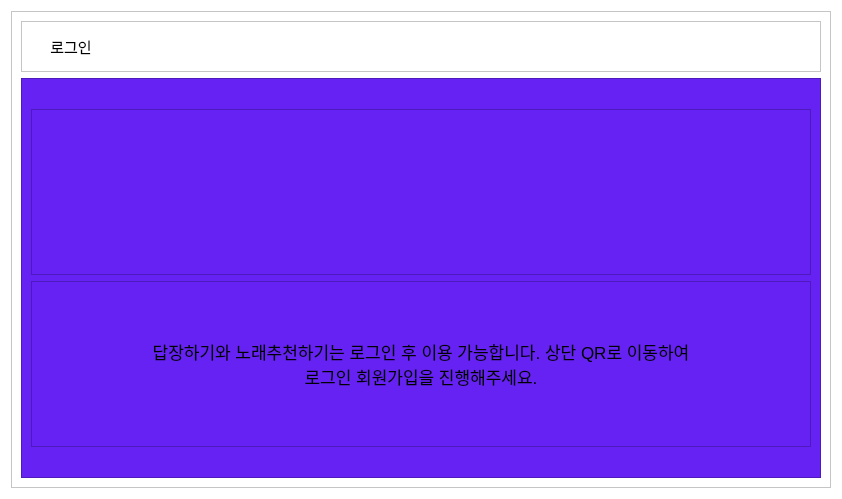
            <widget class="QWidget" name="page_login">
             <property name="styleSheet">
              <string notr="true">background-color:white;</string>
             </property>
             <layout class="QVBoxLayout" name="verticalLayout_35">
              <item alignment="Qt::AlignHCenter|Qt::AlignVCenter">
               <widget class="QFrame" name="frame_62">
                <property name="styleSheet">
                 <string notr="true"/>
                </property>
                <property name="frameShape">
                 <enum>QFrame::StyledPanel</enum>
                </property>
                <property name="frameShadow">
                 <enum>QFrame::Raised</enum>
                </property>
                <layout class="QVBoxLayout" name="verticalLayout_36">
                 <item alignment="Qt::AlignBottom">
                  <widget class="QFrame" name="frame_85">
                   <property name="frameShape">
                    <enum>QFrame::StyledPanel</enum>
                   </property>
                   <property name="frameShadow">
                    <enum>QFrame::Raised</enum>
                   </property>
                   <layout class="QVBoxLayout" name="verticalLayout_62">
                    <item alignment="Qt::AlignLeft">
                     <widget class="QPushButton" name="pushButton_24">
                      <property name="font">
                       <font>
                        <pointsize>11</pointsize>
                       </font>
                      </property>
                      <property name="styleSheet">
                       <string notr="true">color:black;</string>
                      </property>
                      <property name="text">
                       <string>로그인</string>
                      </property>
                      <property name="flat">
                       <bool>true</bool>
                      </property>
                     </widget>
                    </item>
                   </layout>
                  </widget>
                 </item>
                 <item alignment="Qt::AlignHCenter|Qt::AlignTop">
                  <widget class="QFrame" name="frame_86">
                   <property name="minimumSize">
                    <size>
                     <width>800</width>
                     <height>400</height>
                    </size>
                   </property>
                   <property name="styleSheet">
                    <string notr="true">background-color:#6522F2;</string>
                   </property>
                   <property name="frameShape">
                    <enum>QFrame::StyledPanel</enum>
                   </property>
                   <property name="frameShadow">
                    <enum>QFrame::Raised</enum>
                   </property>
                   <layout class="QVBoxLayout" name="verticalLayout_61">
                    <property name="topMargin">
                     <number>30</number>
                    </property>
                    <property name="bottomMargin">
                     <number>30</number>
                    </property>
                    <item>
                     <widget class="QFrame" name="frame_87">
                      <property name="frameShape">
                       <enum>QFrame::StyledPanel</enum>
                      </property>
                      <property name="frameShadow">
                       <enum>QFrame::Raised</enum>
                      </property>
                      <layout class="QHBoxLayout" name="horizontalLayout_49">
                       <item>
                        <widget class="QLabel" name="label_25">
                         <property name="maximumSize">
                          <size>
                           <width>16777215</width>
                           <height>16777215</height>
                          </size>
                         </property>
                         <property name="font">
                          <font>
                           <pointsize>28</pointsize>
                          </font>
                         </property>
                         <property name="text">
                          <string/>
                         </property>
                         <property name="pixmap">
                          <pixmap>qr.png</pixmap>
                         </property>
                         <property name="alignment">
                          <set>Qt::AlignCenter</set>
                         </property>
                        </widget>
                       </item>
                      </layout>
                     </widget>
                    </item>
                    <item>
                     <widget class="QFrame" name="frame_88">
                      <property name="frameShape">
                       <enum>QFrame::StyledPanel</enum>
                      </property>
                      <property name="frameShadow">
                       <enum>QFrame::Raised</enum>
                      </property>
                      <layout class="QVBoxLayout" name="verticalLayout_60">
                       <property name="leftMargin">
                        <number>100</number>
                       </property>
                       <property name="rightMargin">
                        <number>100</number>
                       </property>
                       <item>
                        <widget class="QLabel" name="label_26">
                         <property name="minimumSize">
                          <size>
                           <width>430</width>
                           <height>0</height>
                          </size>
                         </property>
                         <property name="font">
                          <font>
                           <pointsize>13</pointsize>
                          </font>
                         </property>
                         <property name="text">
                          <string>답장하기와 노래추천하기는 로그인 후 이용 가능합니다. 상단 QR로 이동하여 로그인 회원가입을 진행해주세요.</string>
                         </property>
                         <property name="scaledContents">
                          <bool>false</bool>
                         </property>
                         <property name="alignment">
                          <set>Qt::AlignCenter</set>
                         </property>
                         <property name="wordWrap">
                          <bool>true</bool>
                         </property>
                        </widget>
                       </item>
                      </layout>
                     </widget>
                    </item>
                   </layout>
                  </widget>
                 </item>
                </layout>
               </widget>
              </item>
             </layout>
            </widget>
